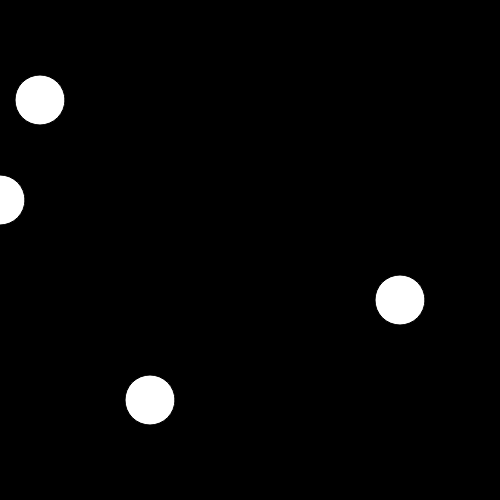
Frame 1 (no input)
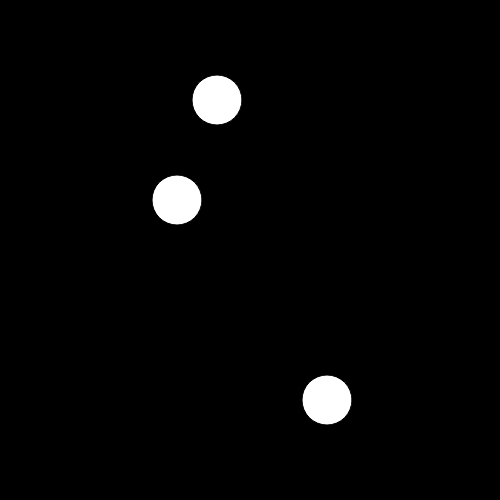
Frame 60 (no input)
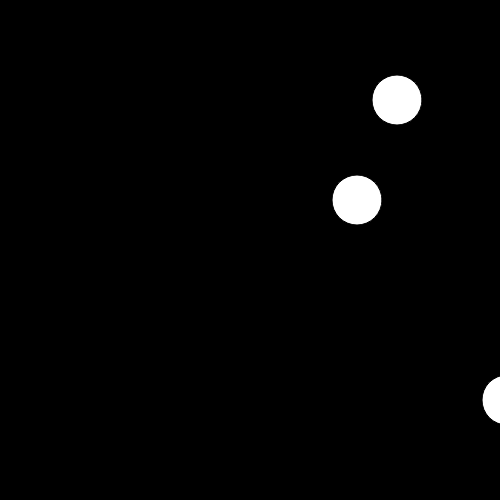
Frame 120 (the mouse pressed at the canvas centre since frame 60)

The p5.js sketch that drew these frames (run headless with seeded random() and noise() and a simulated clock; from frame 60 on, the mouse is pressed at the canvas centre):

// p5.js sketch
// ── sketch.js
var x = 0;
var speed = 3;


function setup() {
  createCanvas(500,500);

}

function draw() {
  background(0);
  fill(255);
  ellipse(x+40, 100, 50, 50);
  ellipse(x, 200, 50, 50);
  ellipse(x+400, 300, 50, 50);
  ellipse(x+150, 400, 50, 50);
  
  if (x > width) {
    speed = -3;
  }

  x = x + speed
  
  if (x < 0) {
    speed = speed* -1
  }
    
}
